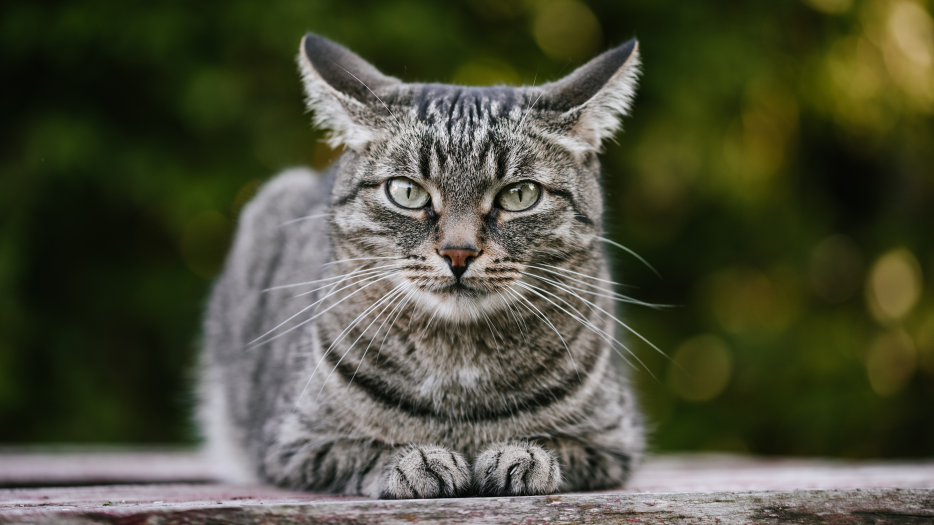
#> input picture 20211123/Images/Cat.jpg, 2800 x 1575 px (shown at 1/3 size)
$ python IOU.py
#> lines starting #> are read from the running program, lines starting #| are printed output that depends on the picture; after the words box and inside, x2 and y2 are one past the last pixel; in counts of white or black regions, pixels touching at a corner belong together
import cv2

def draw_box(frame, bbox, color=(255,0,0)):
	x1, y1, x2, y2 = bbox
	cv2.rectangle(frame, pt1=(x1, y1), pt2=(x2, y2), color=color, thickness=2)
	return frame

def IOU(box1, box2):
	""" We assume that the box follows the format:
		box1 = [x1,y1,x2,y2], and box2 = [x3,y3,x4,y4],
		where (x1,y1) and (x3,y3) represent the top left coordinate,
		and (x2,y2) and (x4,y4) represent the bottom right coordinate """
	x1, y1, x2, y2 = box1
	x3, y3, x4, y4 = box2
	x_inter1 = max(x1, x3)
	y_inter1 = max(y1, y3)
	x_inter2 = min(x2, x4)
	y_inter2 = min(y2, y4)
	width_inter = abs(x_inter2 - x_inter1)
	height_inter = abs(y_inter2 - y_inter1)
	area_inter = width_inter * height_inter
	width_box1 = abs(x2 - x1)
	height_box1 = abs(y2 - y1)
	width_box2 = abs(x4 - x3)
	height_box2 = abs(y4 - y3)
	area_box1 = width_box1 * height_box1
	area_box2 = width_box2 * height_box2
	area_union = area_box1 + area_box2 - area_inter
	iou = area_inter / area_union
	return iou

def main():
	bbox_cat1 = [130, 32, 450, 452]	# Defining the coordinates of the first bounding box (x1,y1,x2,y2)
	bbox_cat2 = [140, 42, 350, 447]	# Defining the coordinates of the second bounding box (x3,y3,x4,y4)
	img = cv2.imread("Images/Cat.jpg")	# Read the image
#> img is the input picture: shape (1575, 2800, 3); mean B, G, R 59.1, 78.8, 77.2
	img = cv2.resize(img, (640, 480))	# Resize the image to be displayed on the screen
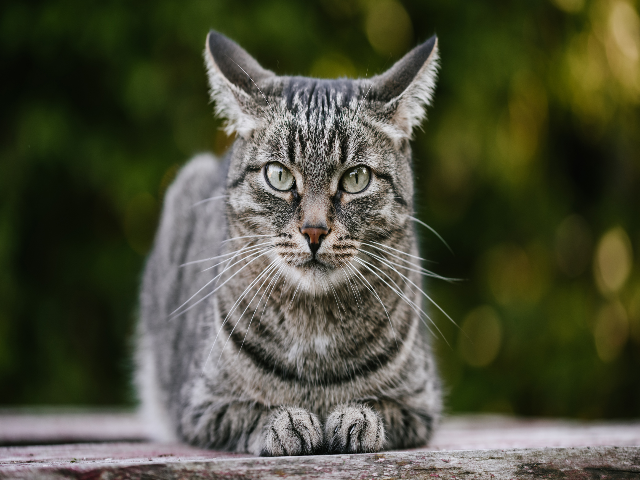
#> img: shape (480, 640, 3); mean B, G, R 59, 78.7, 77.1
	img = draw_box(img,bbox_cat1,color=(0,255,0)) # Call the function to draw the first box
#> in draw_box, `cv2.rectangle(frame, pt1=(x1, y1), pt2=(x2, y2), color=color, thicknes..`:
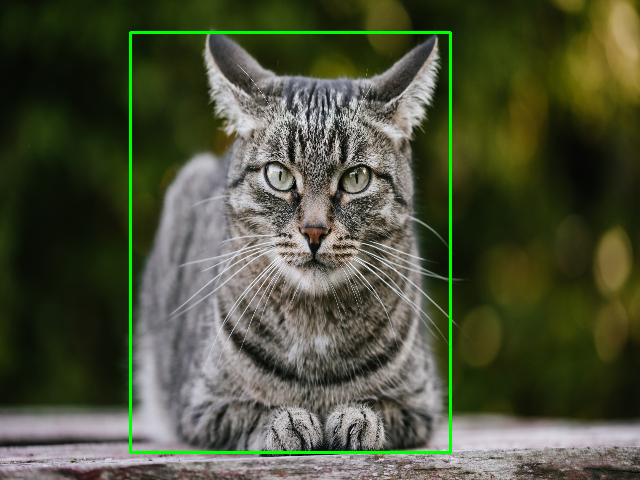
#> frame: shape (480, 640, 3); mean B, G, R 58.3, 81.4, 76.2
	img = draw_box(img,bbox_cat2,color=(255,0,0)) # Call the function to draw the second box
#> call 2 of draw_box, with color = (255, 0, 0)
#> in draw_box (call 2), `cv2.rectangle(frame, pt1=(x1, y1), pt2=(x2, y2), color=color, thicknes..`:
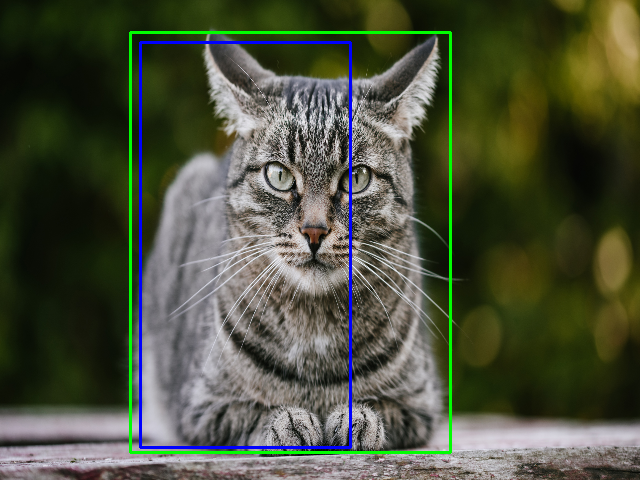
#> frame: shape (480, 640, 3); 1.2% of pixels changed, all inside (x1, y1, x2, y2) = (139, 41, 352, 449)
	iou = IOU(bbox_cat1, bbox_cat2)	# Calling the function to return the IOU
	img = cv2.putText(img, 'IOU: {}'.format(iou), (bbox_cat1[0], bbox_cat1[1]), cv2.FONT_HERSHEY_SIMPLEX , 1,
						(255,0,0), 2, cv2.LINE_AA) 	# Draw the IOU on the image
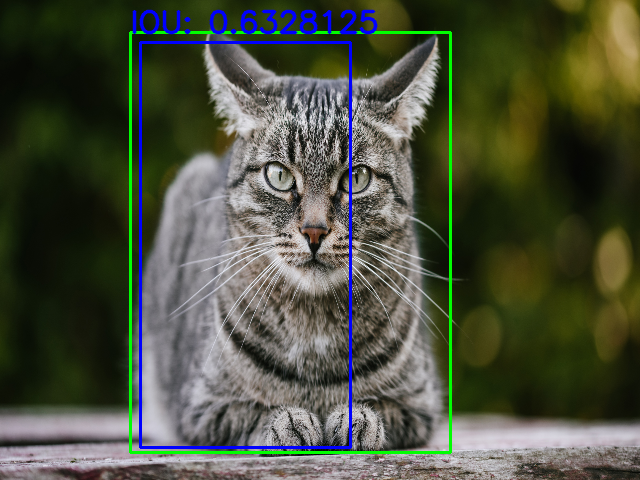
#> img: shape (480, 640, 3); 0.94% of pixels changed, all inside (x1, y1, x2, y2) = (132, 9, 378, 35)
	print("IOU OF THE BOXES IS: ", iou)	# Print the iou
	cv2.imshow("IMG", img)	# Show the image
	cv2.waitKey(0)	# Wait for any key to be pressed to exit

if __name__ == "__main__":
	main()
